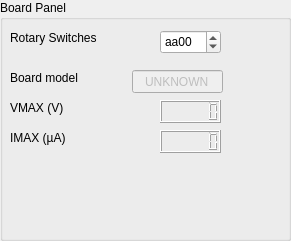
     <widget class="QGroupBox" name="groupBox">
      <property name="geometry">
       <rect>
        <x>60</x>
        <y>40</y>
        <width>291</width>
        <height>241</height>
       </rect>
      </property>
      <property name="title">
       <string>Board Panel</string>
      </property>
      <widget class="QLabel" name="label_board_rotary_switches">
       <property name="geometry">
        <rect>
         <x>10</x>
         <y>30</y>
         <width>111</width>
         <height>16</height>
        </rect>
       </property>
       <property name="text">
        <string>Rotary Switches</string>
       </property>
      </widget>
      <widget class="QLabel" name="label_board_vmax">
       <property name="geometry">
        <rect>
         <x>10</x>
         <y>100</y>
         <width>71</width>
         <height>16</height>
        </rect>
       </property>
       <property name="text">
        <string>VMAX (V)</string>
       </property>
      </widget>
      <widget class="QLabel" name="label_board_imax">
       <property name="geometry">
        <rect>
         <x>10</x>
         <y>130</y>
         <width>71</width>
         <height>16</height>
        </rect>
       </property>
       <property name="text">
        <string>IMAX (µA)</string>
       </property>
      </widget>
      <widget class="QLCDNumber" name="lcdNumber_board_vmax">
       <property name="geometry">
        <rect>
         <x>160</x>
         <y>100</y>
         <width>61</width>
         <height>23</height>
        </rect>
       </property>
       <property name="digitCount">
        <number>6</number>
       </property>
      </widget>
      <widget class="QLCDNumber" name="lcdNumber_board_imax">
       <property name="geometry">
        <rect>
         <x>160</x>
         <y>130</y>
         <width>61</width>
         <height>23</height>
        </rect>
       </property>
       <property name="digitCount">
        <number>6</number>
       </property>
      </widget>
      <widget class="QSpinBox" name="spinBox_rotary_switches">
       <property name="geometry">
        <rect>
         <x>160</x>
         <y>30</y>
         <width>61</width>
         <height>24</height>
        </rect>
       </property>
       <property name="prefix">
        <string/>
       </property>
       <property name="maximum">
        <number>65535</number>
       </property>
       <property name="value">
        <number>43520</number>
       </property>
       <property name="displayIntegerBase">
        <number>16</number>
       </property>
      </widget>
      <widget class="QLabel" name="label">
       <property name="geometry">
        <rect>
         <x>10</x>
         <y>70</y>
         <width>91</width>
         <height>16</height>
        </rect>
       </property>
       <property name="text">
        <string>Board model</string>
       </property>
      </widget>
      <widget class="QLineEdit" name="lineEdit_board_model">
       <property name="enabled">
        <bool>false</bool>
       </property>
       <property name="geometry">
        <rect>
         <x>132</x>
         <y>70</y>
         <width>91</width>
         <height>23</height>
        </rect>
       </property>
       <property name="text">
        <string>UNKNOWN</string>
       </property>
       <property name="alignment">
        <set>Qt::AlignCenter</set>
       </property>
      </widget>
     </widget>
